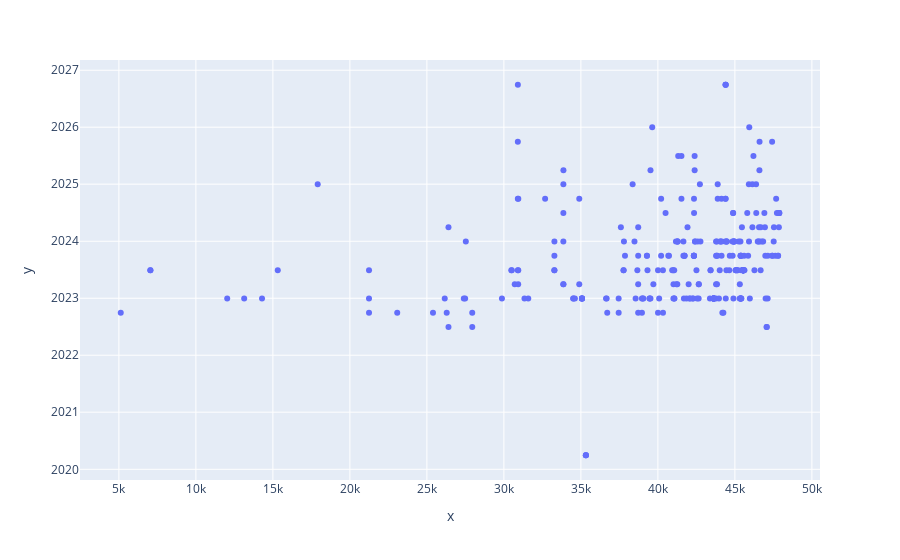

Here is the notebook cell this chart was saved with:
### Code cell
fig = px.scatter(x=sktb['id дома'], y=sktb['ввод в эксплуатацию'])
fig.show()

### Figure 1 — Plotly figure (JSON) as saved in the notebook; plotly's stock layout.template omitted (floating-point values rounded to 4 significant figures; data arrays with more than 128 entries replaced by an {"elided": "..."} marker saying what was removed)
{"data": [{"hovertemplate": "x=%{x}<br>y=%{y}<extra></extra>", "legendgroup": "", "marker": {"color": "#636efa", "symbol": "circle"}, "mode": "markers", "name": "", "orientation": "h", "showlegend": false, "type": "scatter", "x": {"elided": "282 int values"}, "xaxis": "x", "y": {"elided": "282 str values"}, "yaxis": "y"}], "layout": {"legend": {"tracegroupgap": 0}, "margin": {"t": 60}, "xaxis": {"anchor": "y", "domain": [0, 1], "title": {"text": "x"}}, "yaxis": {"anchor": "x", "domain": [0, 1], "title": {"text": "y"}}}}
